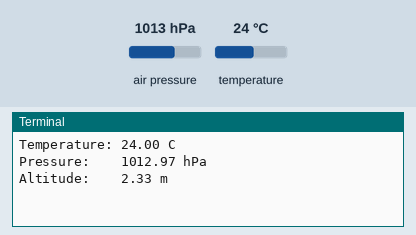
This program was run on a simulated Raspberry Pi (BCM pin numbers). Parts: the last lines printed to the terminal. Inputs (shaded band) come from the test bench; at power-on: air pressure 1013 hPa, temperature 24 °C. Library files of the repository ran but are not shown: Adafruit_BMP085.py.

Above: at 1.2 s.
1.3 s: air pressure set to 952 hPa
At 2.6 s:
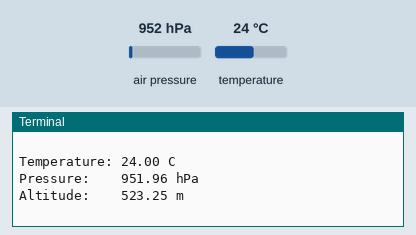
2.8 s: temperature set to 12 °C
At 4.2 s:
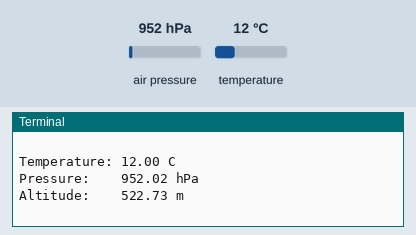
4.3 s: air pressure set to 975 hPa
At 6.7 s:
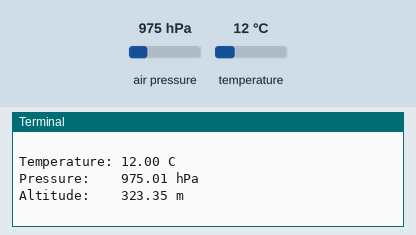
Timing chart, 0 to 8.2 s (numbered marks = the images above; inputs shaded):
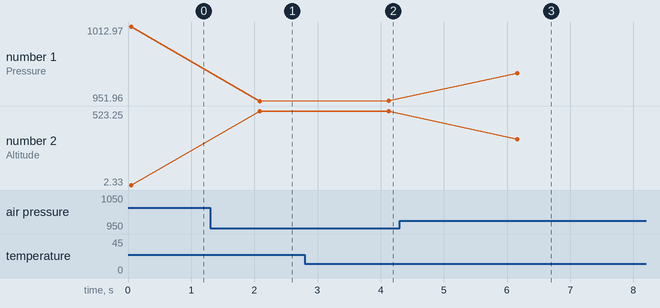

The program:

Adafruit_BMP085_example.py
```python
#!/usr/bin/python

from Adafruit_BMP085 import BMP085
import time

# ===========================================================================
# Example Code
# ===========================================================================

# Initialise the BMP085 and use STANDARD mode (default value)
# bmp = BMP085(0x77, debug=True)

bmp = BMP085(0x77)

while True:

# To specify a different operating mode, uncomment one of the following:
# bmp = BMP085(0x77, 0)  # ULTRALOWPOWER Mode
# bmp = BMP085(0x77, 1)  # STANDARD Mode
# bmp = BMP085(0x77, 2)  # HIRES Mode
# bmp = BMP085(0x77, 3)  # ULTRAHIRES Mode

    temp = bmp.readTemperature()

    # Read the current barometric pressure level
    pressure = bmp.readPressure()

    # To calculate altitude based on an estimated mean sea level pressure
    # (1013.25 hPa) call the function as follows, but this won't be very accurate
    altitude = bmp.readAltitude()

    # To specify a more accurate altitude, enter the correct mean sea level
    # pressure level.  For example, if the current pressure level is 1023.50 hPa
    # enter 102350 since we include two decimal places in the integer value
    # altitude = bmp.readAltitude(102350)
    sample1 = "Temperature: %.2f C" % temp
    sample2 = "Pressure:    %.2f hPa" % (pressure / 100.0)
    sample3 = "Altitude:    %.2f m" % altitude
    print sample1#"Temperature: %.2f C" % temp
    print sample2#"Pressure:    %.2f hPa" % (pressure / 100.0)
    print sample3#"Altitude:    %.2f m" % altitude
    print "  "
    time.sleep(2)
```

Measured:
- after the input at 1.3 s, the terminal: prints a new line after 0.79 s (image 1)
- after the input at 2.8 s, the terminal: prints a new line after 1.3 s (image 2)
- after the input at 4.3 s, the terminal: prints a new line after 1.9 s (image 3)
- plotted number 1: 1012.97 → 951.96 after the input at 1.3 s, 951.96 → 952.02 after the input at 2.8 s, 952.02 → 975.01 after the input at 4.3 s
- plotted number 2: 2.33 → 523.25 after the input at 1.3 s, 523.25 → 522.73 after the input at 2.8 s, 522.73 → 323.35 after the input at 4.3 s
